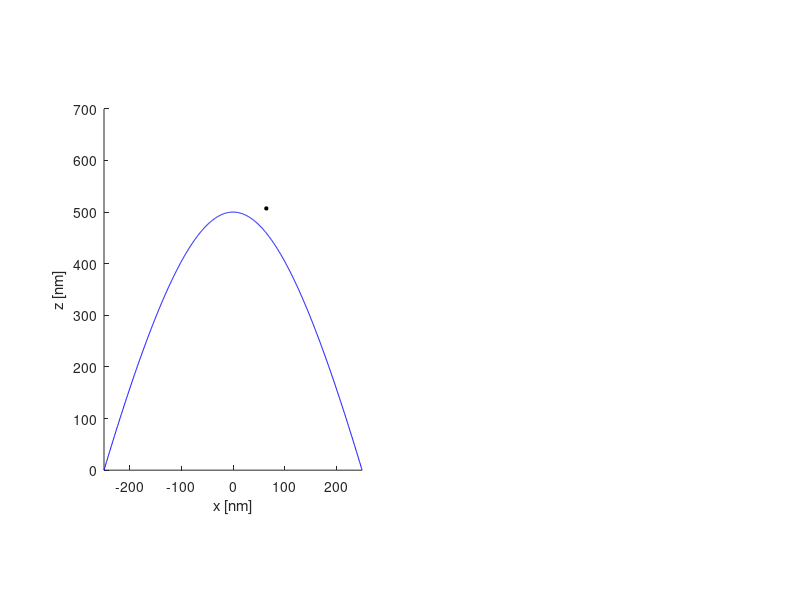

This chart was generated by the following MATLAB code: (Note: this script raises an error after producing the figure.)
% Kristinn Torfason
% 24.04.2015
% Sphere approximation of image charge effect V3
% One sphere at location nearest to the charge
%
% Here we find the point on the tip closest to the electron. There we
% calculate the radius of curvature of the tip. We then create a sphere
% with that radius, that passes through this point and is orthogonal to a
% line from the electron to the point on that tip. This sphere is then
% use to calculate the image charge partner. See chapter 2.2 in Jackson.
% Note: The vacuum field is not included here.

close all
clear variables

q = -1.602176565E-19; % Electron charge
epsilon_0 = 8.854187817E-12; % \epsilon_0

% r_tip = 2E-9;
% eta_1 = -0.9;
% eta_2 = 0.0;
% theta = acos(eta_1);
% a = abs(r_tip/(sin(theta)*tan(theta)));
% max_xi = 3.0;

%Base radius
R = 250.0E-9; % [nm]
%R = 250;
h = 500E-9; % [nm]
d = 1000.0E-9; % [nm]
d_plane = d + h;

max_xi = h/d + 1;
a = sqrt(d^2*R^2/(h^2+2*d*h) + d^2);
eta_1 = - d / a;
theta = acos(eta_1);
shift_z = abs(a*eta_1*max_xi);

disp('a')
disp(a/1.0E-9)

% Tip
max_x = a*sqrt(max_xi^2-1)*sqrt(1-eta_1^2)*1;
x_tip = linspace(-max_x, max_x, 1000);
%x_tip = 2.5719e-09;
%x = 0.0;
%y_tip = 0.0;

xi = sqrt(x_tip.^2/(a^2*(1-eta_1^2)*1) + 1);
z_tip = a .* xi .* eta_1;


% Particle 1
xi_a1 = 1.020;
%eta_a1 = (1450E-9 - shift_z)/a;
eta_a1 = -0.95;
phi_a1 = 0.0;

x_a1 = a * sqrt(xi_a1^2 - 1) * sqrt(1 - eta_a1^2) * cos(phi_a1);
y_a1 = a * sqrt(xi_a1^2 - 1) * sqrt(1 - eta_a1^2) * sin(phi_a1);
z_a1 = a * xi_a1 * eta_a1;

disp('Particle x [nm]')
disp(x_a1/1.0E-9)
disp('Particle y [nm]')
disp(y_a1/1.0E-9)
disp('Particle z [nm]')
disp((z_a1+shift_z)/1.0E-9)

% Particle 2
%xi_a2 = 1.05;
%eta_a2 = -0.80;
%phi_a2 = 0.0;

%x_a2 = a * sqrt(xi_a2^2 - 1) * sqrt(1 - eta_a2^2) * cos(phi_a2);
%y_a2 = a * sqrt(xi_a2^2 - 1) * sqrt(1 - eta_a2^2) * sin(phi_a2);
%z_a2 = a * xi_a2 * eta_a1;

subplot(1, 2, 1);
%figure(1);
hold on
axis equal
plot(x_tip/1E-9, (z_tip+shift_z)/1E-9, 'b-');

plot(x_a1/1E-9, (z_a1+shift_z)/1E-9, 'ok', 'MarkerFaceColor', 'k', 'MarkerSize', 2.5);
%plot(x_a2/1E-9, (z_a2+shift_z)/1E-9, '+k', 'MarkerFaceColor', 'k', 'MarkerSize', 2.5);
axis([-250, 250, 0, 700])
xlabel('x [nm]')
ylabel('z [nm]')


max_x = a*sqrt(max_xi^2-1)*sqrt(1-eta_1^2)*1;
%x_tip = linspace(-max_x, max_x, 1000);
x_tip_1 = linspace(-max_x, 0.0, 500);
x_tip_2 = linspace(0.0, max_x, 500);
x_tip = [x_tip_1, x_tip_2];

%x_tip = 2.5719e-09;
y_tip = 0.0;

xi = sqrt(x_tip.^2/(a^2*(1-eta_1^2)*1) + 1);
z_tip = a .* xi .* eta_1;


[x_0, y_0, z_0] = Find_closest_point(x_a1, y_a1, z_a1, eta_1, a);

xi_0 = abs(z_0/(a*eta_1));
R_sphere = abs(a/eta_1 * ( (xi_0^2 - eta_1^2).^(3/2) ) / (sqrt(1 - eta_1^2)));

n(1) = eta_1/sqrt(1-eta_1^2)*x_0/sqrt(x_0^2 + y_0^2 + a^2*(1-eta_1^2));
n(2) = eta_1/sqrt(1-eta_1^2)*y_0/sqrt(x_0^2 + y_0^2 + a^2*(1-eta_1^2));
n(3) = -1;

n = n/norm(n);

x_c = n(1).*R_sphere + x_0;
y_c = n(2).*R_sphere + y_0;
z_c = n(3).*R_sphere + z_0;


a_b = sqrt((x_a1 - x_c).^2 + (y_a1 - y_c).^2 + (z_a1 - z_c).^2);
b = 1.0*R_sphere^2/a_b;

x_b = -n(1)*b + x_c;
y_b = -n(2)*b + y_c;
z_b = -n(3)*b + z_c;

% Draw sphere
t = linspace(0, 2*pi, 100);
x_sp = x_c + 1*R_sphere*cos(t);
z_sp = z_c + 1*R_sphere*sin(t);

plot(x_sp/1E-9, (z_sp+shift_z)/1E-9, 'r--');
plot(x_b/1E-9, (z_b+shift_z)/1E-9, 'ok', 'MarkerFaceColor', 'k', 'MarkerSize', 2.5);
%

tmp_dis_a = ( (x_tip - x_a1).^2 + (y_tip - y_a1).^2 + (z_tip - z_a1).^2 );
tmp_dis_b = ( (x_tip - x_b).^2 + (y_tip - y_b).^2 + (z_tip - z_b).^2 );

E_x1 = q/(4*pi*epsilon_0) * (x_a1 - x_tip)./sqrt(tmp_dis_a).^(3);
E_x2 = q/(4*pi*epsilon_0) * (R_sphere.*(x_b - x_tip))./(a_b.*sqrt(tmp_dis_b).^(3));
E_x = E_x1 - E_x2;

E_y1 = q/(4*pi*epsilon_0) * (y_a1 - y_tip)./sqrt(tmp_dis_a).^(3);
E_y2 = q/(4*pi*epsilon_0) * (R_sphere.*(y_b - y_tip))./(a_b.*sqrt(tmp_dis_b).^(3));
E_y = E_y1 - E_y2;

E_z1 = q/(4*pi*epsilon_0) * (z_a1 - z_tip)./sqrt(tmp_dis_a).^(3);
E_z2 = q/(4*pi*epsilon_0) * (R_sphere.*(z_b - z_tip))./(a_b.*sqrt(tmp_dis_b).^(3));
E_z = E_z1 - E_z2;

E_new = sqrt(E_x.^2 + E_y.^2 + E_z.^2);

subplot(1, 2, 2);
%figure(2);
plot(x_tip/1E-9, E_new);
xlim([-250 250])
xlabel('x [nm]')
ylabel('E [V/m]')

x_s = x_tip/1E-9;
sigma_s = E_new*epsilon_0/1E-6;
%save('data_sphere_z-1475-xi-1_0.mat', 'x_s', 'sigma_s', '-v7')